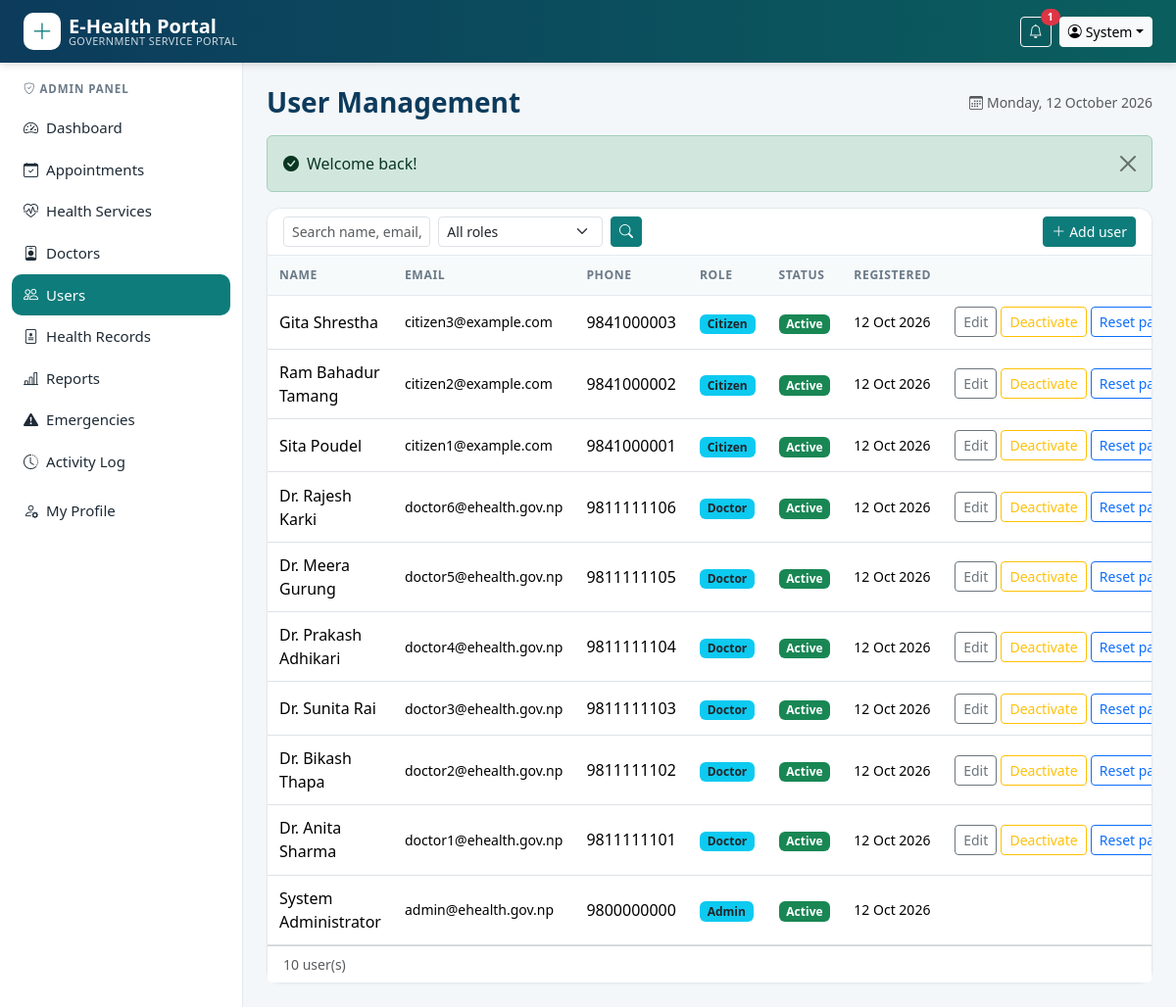
The page /admin/users.php (signed in) on the database its author committed.
### tables this page shows
CREATE TABLE users (
  user_id     INT UNSIGNED AUTO_INCREMENT PRIMARY KEY,
  name        VARCHAR(100) NOT NULL,
  email       VARCHAR(150) NOT NULL UNIQUE,
  password    VARCHAR(255) NOT NULL,
  role        ENUM('admin','doctor','citizen') NOT NULL DEFAULT 'citizen',
  phone       VARCHAR(20)  DEFAULT NULL,
  gender      ENUM('male','female','other') DEFAULT NULL,
  dob         DATE DEFAULT NULL,
  address     VARCHAR(200) DEFAULT NULL,
  status      ENUM('active','inactive') NOT NULL DEFAULT 'active',
  failed_logins TINYINT UNSIGNED NOT NULL DEFAULT 0,
  locked_until  DATETIME DEFAULT NULL,
  created_at  TIMESTAMP DEFAULT CURRENT_TIMESTAMP
);

### includes/db.php (called while the page is built, shortened)
<?php
function db(): PDO
{
    static $pdo = null;
    if ($pdo === null) {
        try {
            $dsn = 'mysql:host=' . DB_HOST . ';port=' . DB_PORT . ';dbname=' . DB_NAME . ';charset=utf8mb4';
            $pdo = new PDO($dsn, DB_USER, DB_PASS, [
                PDO::ATTR_ERRMODE            => PDO::ERRMODE_EXCEPTION,
                PDO::ATTR_DEFAULT_FETCH_MODE => PDO::FETCH_ASSOC,
                PDO::ATTR_EMULATE_PREPARES   => false,
            ]);
            $pdo->exec("SET time_zone = '+05:45'");
        } catch (PDOException $e) {
            http_response_code(500);
            die('<div style="font-family:sans-serif;max-width:600px;margin:60px auto;padding:20px;border:1px solid #f5c2c7;background:#f8d7da;border-radius:8px">'
              . '<h3>Database connection failed</h3><p>Please make sure <b>MySQL is running in XAMPP</b> and that you imported '
              . '<code>database/ehealth_db.sql</code>. Check the credentials in <code>config/config.php</code>.</p></div>');
        }
    }
    return $pdo;
}
function q(string $sql, array $params = []): PDOStatement
{
    $st = db()->prepare($sql);
    $st->execute($params);
    return $st;
}
function fetch_all(string $sql, array $params = []): array { return q($sql, $params)->fetchAll(); }
function fetch_one(string $sql, array $params = []): ?array { $r = q($sql, $params)->fetch(); return $r ?: null; }
function fetch_val(string $sql, array $params = []) { return q($sql, $params)->fetchColumn(); }

### includes/auth.php (called while the page is built, shortened)
<?php
require_once __DIR__ . '/functions.php';
function current_user(): ?array
{
    static $u = false;
    if ($u === false) {
        $u = isset($_SESSION['user_id'])
            ? fetch_one('SELECT user_id,name,email,role,phone,gender,dob,address,status FROM users WHERE user_id=?', [$_SESSION['user_id']])
            : null;
    }
    return $u;
}
function home_for(string $role): string
{
    return ['admin' => 'admin/dashboard.php', 'doctor' => 'doctor/dashboard.php', 'citizen' => 'citizen/dashboard.php'][$role] ?? 'index.php';
}
function require_role(string ...$roles): array
{
    $u = current_user();
    return $u;
}

### admin/users.php (the view, shortened to what this page needs)
<?php
require_once __DIR__ . '/../includes/layout.php';
$u = require_role('admin');
$role = get('role'); $search = get('q');
$where = '1=1'; $params = [];
$total = (int)fetch_val("SELECT COUNT(*) FROM users WHERE $where", $params);
[$off, $per, $page, $pages] = paginate($total, 10);
$rows = fetch_all("SELECT * FROM users WHERE $where ORDER BY created_at DESC, user_id DESC LIMIT $per OFFSET $off", $params);
layout_top('User Management', true);
?>
<div class="card">
  <div class="card-header d-flex flex-wrap gap-2 justify-content-between">
    <form method="get" class="d-flex gap-2">
      <input name="q" value="<?= e($search) ?>" class="form-control form-control-sm" placeholder="Search name, email, phone">
      <select name="role" class="form-select form-select-sm" onchange="this.form.submit()"><option value="">All roles</option>
        <?php foreach (['citizen', 'doctor', 'admin'] as $r): ?><option value="<?= $r ?>" <?= $role === $r ? 'selected' : '' ?>><?= ucfirst($r) ?></option><?php endforeach; ?></select>
      <button class="btn btn-sm btn-teal"><i class="bi bi-search"></i></button>
    </form>
    <a href="<?= url('admin/user_form.php') ?>" class="btn btn-sm btn-teal"><i class="bi bi-plus-lg me-1"></i>Add user</a>
  </div>
  <div class="table-responsive"><table class="table table-hover align-middle mb-0">
    <thead><tr><th>Name</th><th>Email</th><th>Phone</th><th>Role</th><th>Status</th><th>Registered</th><th></th></tr></thead><tbody>
    <?php foreach ($rows as $r): ?>
      <tr><td><?= e($r['name']) ?></td><td class="small"><?= e($r['email']) ?></td><td><?= e($r['phone']) ?></td>
        <td><span class="badge bg-info text-dark"><?= e(ucfirst($r['role'])) ?></span></td><td><?= status_badge($r['status']) ?></td><td class="small"><?= fmt_date($r['created_at']) ?></td>
        <td class="text-end text-nowrap">
          <?php if ((int)$r['user_id'] !== (int)$u['user_id']): ?>
          <a class="btn btn-sm btn-outline-secondary" href="<?= url($r['role'] === 'doctor' ? 'admin/doctors.php?q=' . urlencode($r['name']) : 'admin/user_form.php?id=' . $r['user_id']) ?>">Edit</a>
          <form method="post" class="d-inline"><?= csrf_field() ?><input type="hidden" name="id" value="<?= $r['user_id'] ?>"><input type="hidden" name="action" value="toggle">
            <button class="btn btn-sm btn-outline-warning"><?= $r['status'] === 'active' ? 'Deactivate' : 'Activate' ?></button></form>
          <form method="post" class="d-inline" data-confirm="Generate a new temporary password for this user?"><?= csrf_field() ?><input type="hidden" name="id" value="<?= $r['user_id'] ?>"><input type="hidden" name="action" value="reset">
            <button class="btn btn-sm btn-outline-primary">Reset password</button></form>
          <?php else: ?><span class="text-muted small">(you)</span><?php endif; ?>
        </td></tr>
    <?php endforeach; if (!$rows) echo empty_row(7, 'No users found.'); ?>
    </tbody></table></div>
  <div class="card-footer bg-white d-flex justify-content-between align-items-center"><small class="text-muted"><?= $total ?> user(s)</small><?= pagination_html($page, $pages) ?></div>
</div>
<?php layout_bottom(true); ?>

### includes/layout.php (shortened to what this page needs)
<?php
require_once __DIR__ . '/auth.php';
function menu_for(string $role): array
{
    switch ($role) {
        case 'admin': return [
            ['Dashboard', 'admin/dashboard.php', 'speedometer2'],
            ['Appointments', 'admin/appointments.php', 'calendar-check'],
            ['Health Services', 'admin/services.php', 'heart-pulse'],
            ['Doctors', 'admin/doctors.php', 'person-badge'],
            ['Users', 'admin/users.php', 'people'],
            ['Health Records', 'admin/records.php', 'file-medical'],
            ['Reports', 'admin/reports.php', 'bar-chart-line'],
            ['Emergencies', 'admin/emergencies.php', 'exclamation-triangle-fill'],
            ['Activity Log', 'admin/logs.php', 'clock-history'],
        ];
    }
}
function layout_top(string $title, bool $panel = false): void
{
    $u = current_user();
    $script = str_replace('\\', '/', $_SERVER['SCRIPT_NAME']);
    $unread = $u ? unread_count((int)$u['user_id']) : 0;
    ?><!DOCTYPE html>
<html lang="en">
<head>
<link rel="stylesheet" href="<?= asset('vendor/bootstrap/css/bootstrap.min.css') ?>">
<link rel="stylesheet" href="<?= asset('vendor/icons/bootstrap-icons.min.css') ?>">
<link rel="stylesheet" href="<?= asset('css/style.css') ?>">
</head>
<body class="<?= $panel ? 'panel-body' : '' ?>">
<nav class="navbar navbar-expand-lg navbar-dark topbar sticky-top">
  <div class="container-fluid px-lg-4">
    <a class="navbar-brand d-flex align-items-center" href="<?= url($u ? home_for($u['role']) : 'index.php') ?>">
      <span class="brand-mark me-2"><i class="bi bi-plus-lg"></i></span>
      <span class="lh-1"><strong>E-Health Portal</strong><small class="d-none d-sm-block">Government Service Portal</small></span>
    </a>
    <div class="<?= $panel ? 'ms-auto' : 'collapse navbar-collapse' ?>" id="mainNav">
      <div class="d-flex align-items-center gap-2">
        <?php if ($u): ?>
          <?php if (true): ?>
            <a href="<?= url('notifications.php') ?>" class="btn btn-sm btn-outline-light position-relative" title="Notifications">
              <i class="bi bi-bell"></i>
              <?php if ($unread): ?><span class="position-absolute top-0 start-100 translate-middle badge rounded-pill bg-danger"><?= $unread ?></span><?php endif; ?>
            </a>
          <?php endif; ?>
          <div class="dropdown">
            <button class="btn btn-sm btn-light dropdown-toggle" data-bs-toggle="dropdown"><i class="bi bi-person-circle me-1"></i><?= e(explode(' ', $u['name'])[0]) ?></button>
          </div>
        <?php else: ?>
          <a href="<?= url('login.php') ?>" class="btn btn-sm btn-outline-light">Login</a>
          <a href="<?= url('register.php') ?>" class="btn btn-sm btn-light text-teal fw-semibold">Register</a>
        <?php endif; ?>
      </div>
    </div>
  </div>
</nav>
<?php if ($panel && $u): ?>
<div class="panel-wrap">
  <aside class="sidebar" id="sidebar">
    <div class="sidebar-role"><i class="bi bi-shield-check me-1"></i><?= e(ucfirst($u['role'])) ?> Panel</div>
    <ul class="nav flex-column">
      <?php foreach (menu_for($u['role']) as [$label, $file, $icon]):
          $active = str_ends_with($script, '/' . $file) || (basename(dirname($script)) . '/' . basename($script)) === $file; ?>
        <li class="nav-item">
          <a class="nav-link <?= $active ? 'active' : '' ?>" href="<?= url($file) ?>"><i class="bi bi-<?= $icon ?> me-2"></i><?= e($label) ?></a>
        </li>
      <?php endforeach; ?>
      <li class="nav-item mt-2"><a class="nav-link <?= basename($script) === 'profile.php' ? 'active' : '' ?>" href="<?= url('profile.php') ?>"><i class="bi bi-person-gear me-2"></i>My Profile</a></li>
    </ul>
  </aside>
  <main class="panel-main">
    <div class="d-flex flex-wrap justify-content-between align-items-center mb-3">
      <h1 class="h3 page-title mb-0"><?= e($title) ?></h1>
      <span class="text-muted small d-none d-md-block"><i class="bi bi-calendar3 me-1"></i><?= date('l, d F Y') ?></span>
    </div>
    <?= flash_render() ?>
<?php else: ?>
<main>
<div class="container mt-3"><?= flash_render() ?></div>
<?php endif;
}
function layout_bottom(bool $panel = false): void
{
    if ($panel): ?>
  </main>
</div>
<?php endif; ?>
</body>
</html>
<?php
}

### includes/functions.php (shortened to what this page needs)
<?php
require_once __DIR__ . '/db.php';
function e($v): string { return htmlspecialchars((string)$v, ENT_QUOTES, 'UTF-8'); }
function url(string $path = ''): string { return BASE_URL . '/' . ltrim($path, '/'); }
function asset(string $path): string { return url('assets/' . ltrim($path, '/')); }
function flash_render(): string
{
    $out = '';
    foreach ($_SESSION['flash'] ?? [] as $f) {
        $cls = ['success' => 'success', 'error' => 'danger', 'warning' => 'warning', 'info' => 'info'][$f['type']] ?? 'info';
        $icon = ['success' => 'check-circle-fill', 'danger' => 'exclamation-triangle-fill', 'warning' => 'exclamation-circle-fill', 'info' => 'info-circle-fill'][$cls];
        $out .= '<div class="alert alert-' . $cls . ' d-flex align-items-center alert-dismissible fade show" role="alert">'
              . '<i class="bi bi-' . $icon . ' me-2"></i><div>' . e($f['msg']) . '</div>'
              . '<button type="button" class="btn-close" data-bs-dismiss="alert"></button></div>';
    }
    return $out;
}
function get(string $k, string $default = ''): string { return trim((string)($_GET[$k] ?? $default)); }
function unread_count(int $userId): int
{
    return (int)fetch_val('SELECT COUNT(*) FROM notifications WHERE user_id=? AND is_read=0', [$userId]);
}
function status_badge(string $s): string
{
    $map = ['pending' => 'warning text-dark', 'approved' => 'primary', 'completed' => 'success',
            'cancelled' => 'secondary', 'rejected' => 'danger', 'active' => 'success', 'inactive' => 'secondary'];
    return '<span class="badge bg-' . ($map[$s] ?? 'secondary') . '">' . e(ucfirst($s)) . '</span>';
}
function fmt_date(?string $d): string { return $d ? date('d M Y', strtotime($d)) : '-'; }
function paginate(int $total, int $perPage = 10): array
{
    $pages = max(1, (int)ceil($total / $perPage));
    $page = min(max(1, (int)($_GET['page'] ?? 1)), $pages);
    return [($page - 1) * $perPage, $perPage, $page, $pages];
}

### assets/css/style.css (style rules this page uses)
:root { --navy:#0c3b5c; --teal:#0e7c7b; --teal-dark:#0a5f5e; --mint:#e6f4f3; --ink:#1e2a35; --muted:#6b7a88; --line:#e3e9ee; --bg:#f4f7f9; }
body { background:var(--bg);color:var(--ink);font-family:system-ui,-apple-system,"Segoe UI",Roboto,"Helvetica Neue",Arial,sans-serif; }
.topbar { background:linear-gradient(90deg,var(--navy),var(--teal-dark));box-shadow:0 2px 8px rgba(0,0,0,.15) }
.topbar .navbar-brand small { font-size:.68rem;opacity:.8;font-weight:400;letter-spacing:.04em;text-transform:uppercase }
.brand-mark { width:38px;height:38px;border-radius:10px;background:#fff;color:var(--teal);display:inline-flex;align-items:center;justify-content:center;font-size:1.4rem }
.card { border:1px solid var(--line);border-radius:14px;box-shadow:0 1px 3px rgba(12,59,92,.04) }
.card-header { background:#fff;border-bottom:1px solid var(--line);font-weight:600;border-radius:14px 14px 0 0!important }
.panel-wrap { display:flex;min-height:calc(100vh - 62px) }
.sidebar { width:248px;background:#fff;border-right:1px solid var(--line);padding:18px 12px;flex-shrink:0 }
.sidebar-role { font-size:.72rem;text-transform:uppercase;letter-spacing:.08em;color:var(--muted);padding:0 12px 10px;font-weight:600 }
.sidebar .nav-link { color:var(--ink);border-radius:10px;padding:10px 12px;font-size:.94rem }
.sidebar .nav-link.active { background:var(--teal);color:#fff }
.panel-main { flex:1;padding:24px;min-width:0 }
.page-title { color:var(--navy);font-weight:700 }
.table>:not(caption)>*>* { padding:.7rem .75rem }
.table thead th { background:#f7fafb;color:var(--muted);font-size:.76rem;text-transform:uppercase;letter-spacing:.05em;border-bottom:1px solid var(--line);white-space:nowrap }
.btn-teal { background:var(--teal);border-color:var(--teal);color:#fff }

### rows shown on the page
users: user_id "1", name "System", role "ADMIN", name "System Administrator", email "admin@ehealth.gov.np", phone "9800000000", role "Admin", status "Active", created_at "12 Oct 2026"
users: name "Gita Shrestha", email "citizen3@example.com", phone "9841000003", role "Citizen", status "Active", created_at "12 Oct 2026", shows "Deactivate"
users: name "Ram Bahadur Tamang", email "citizen2@example.com", phone "9841000002", role "Citizen", status "Active", created_at "12 Oct 2026", shows "Deactivate"
users: name "Sita Poudel", email "citizen1@example.com", phone "9841000001", role "Citizen", status "Active", created_at "12 Oct 2026", shows "Deactivate"
users: name "Dr. Rajesh Karki", email "doctor6@ehealth.gov.np", phone "9811111106", role "Doctor", status "Active", created_at "12 Oct 2026", shows "Deactivate"
users: name "Dr. Meera Gurung", email "doctor5@ehealth.gov.np", phone "9811111105", role "Doctor", status "Active", created_at "12 Oct 2026", shows "Deactivate"
users: name "Dr. Prakash Adhikari", email "doctor4@ehealth.gov.np", phone "9811111104", role "Doctor", status "Active", created_at "12 Oct 2026", shows "Deactivate"
users: name "Dr. Sunita Rai", email "doctor3@ehealth.gov.np", phone "9811111103", role "Doctor", status "Active", created_at "12 Oct 2026", shows "Deactivate"
users: name "Dr. Bikash Thapa", email "doctor2@ehealth.gov.np", phone "9811111102", role "Doctor", status "Active", created_at "12 Oct 2026", shows "Deactivate"
users: name "Dr. Anita Sharma", email "doctor1@ehealth.gov.np", phone "9811111101", role "Doctor", status "Active", created_at "12 Oct 2026", shows "Deactivate"

### other values the page prints
$label "Dashboard"
$label "Appointments"
$label "Health Services"
$label "Doctors"
$label "Users"
$label "Health Records"
$label "Reports"
$label "Emergencies"
$label "Activity Log"
$title "User Management"
$f['msg'] "Welcome back!"
$total "10"
